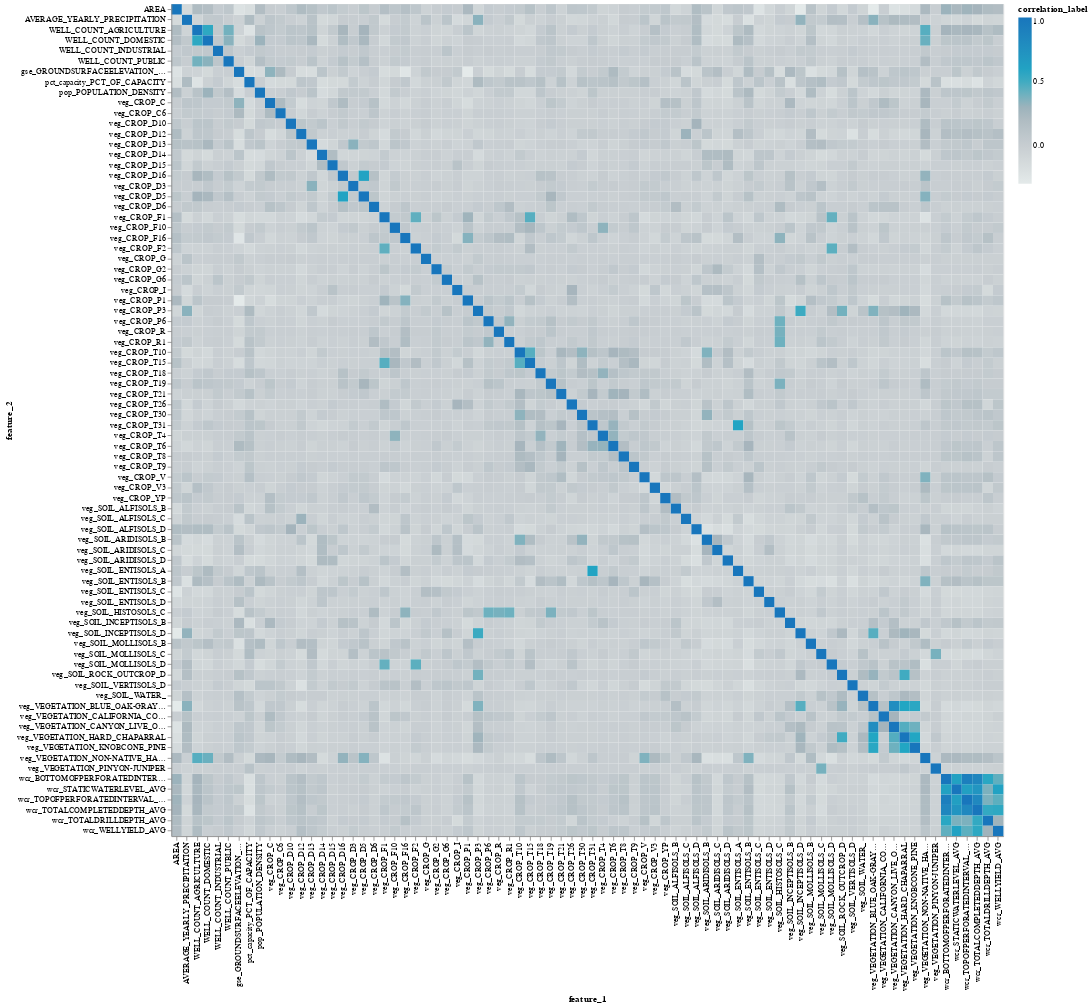

Notebook code for this chart:
### Markdown cell above
### Find feature correlation

### Code cell
#Elements of the pipeline can be extracted out of the pipeline
cols_transformer = impute_pipe[0]

columns_to_transform =  create_transformation_cols(X_train)
wcr_cols = columns_to_transform["wcr_cols"]
veg_soils_crops_cols =  columns_to_transform["veg_soils_crops_cols"]
population_cols =  columns_to_transform["population_cols"]
pct_cols = columns_to_transform["pct_cols"]
gse_cols = columns_to_transform["gse_cols"]
list_cols_used = columns_to_transform["list_cols_used"]
      

draw_corr_heatmap(X_impute_df.reset_index(), ['TOWNSHIP_RANGE', 'YEAR'])

### Figure 1 — Vega-Lite specification as saved in the notebook (floating-point values rounded to 4 significant figures; data arrays with more than 128 entries replaced by an {"elided": "..."} marker saying what was removed)
{"config": {"view": {"continuousWidth": 400, "continuousHeight": 300}}, "data": {"name": "data-52273b03e3729deb6fb0d1678a3c4742"}, "mark": "rect", "encoding": {"color": {"field": "correlation_label", "scale": {"scheme": "lightgreyteal"}, "type": "quantitative"}, "tooltip": [{"field": "feature_1", "title": "feature_1", "type": "nominal"}, {"field": "feature_2", "title": "feature_2", "type": "nominal"}, {"field": "correlation_label", "title": "Correlation Value", "type": "quantitative"}], "x": {"field": "feature_1", "type": "nominal"}, "y": {"field": "feature_2", "type": "nominal"}}, "height": 1000, "width": 1000, "$schema": "https://vega.github.io/schema/vega-lite/v4.17.0.json", "datasets": {"data-52273b03e3729deb6fb0d1678a3c4742": {"elided": "6400 records"}}}
